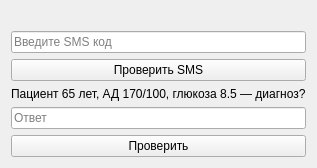
<?xml version="1.0" encoding="UTF-8"?>
<ui version="4.0">
 <class>VerifyForm</class>
 <widget class="QWidget" name="VerifyForm">
  <layout class="QVBoxLayout">

   <item><widget class="QLabel" name="smsLabel"/></item>

   <item><widget class="QLineEdit" name="smsEdit">
     <property name="placeholderText"><string>Введите SMS код</string></property>
   </widget></item>

   <item><widget class="QPushButton" name="smsBtn">
     <property name="text"><string>Проверить SMS</string></property>
   </widget></item>

   <item>
    <widget class="QLabel">
     <property name="text">
      <string>Пациент 65 лет, АД 170/100, глюкоза 8.5 — диагноз?</string>
     </property>
    </widget>
   </item>

   <item><widget class="QLineEdit" name="capEdit">
     <property name="placeholderText"><string>Ответ</string></property>
   </widget></item>

   <item><widget class="QPushButton" name="capBtn">
     <property name="text"><string>Проверить</string></property>
   </widget></item>

  </layout>
 </widget>
</ui>
